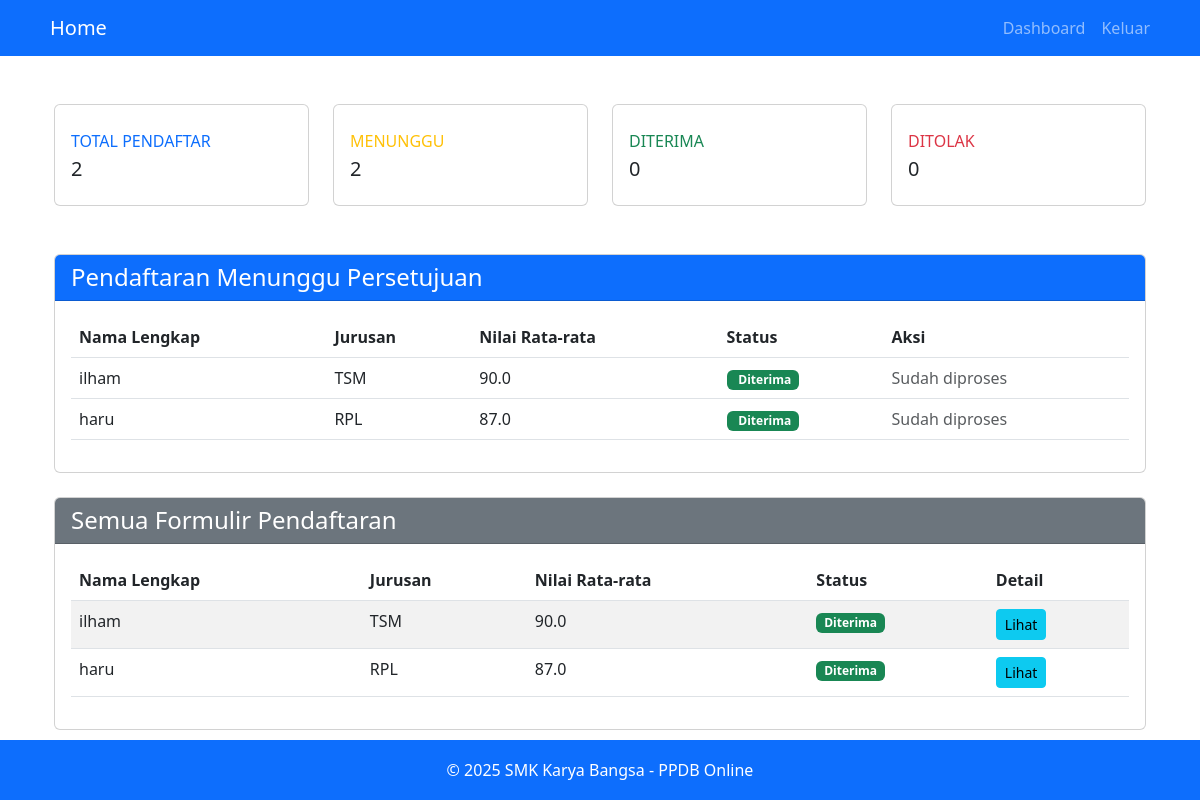
Page /dashboard (signed in) on the earlier database version.
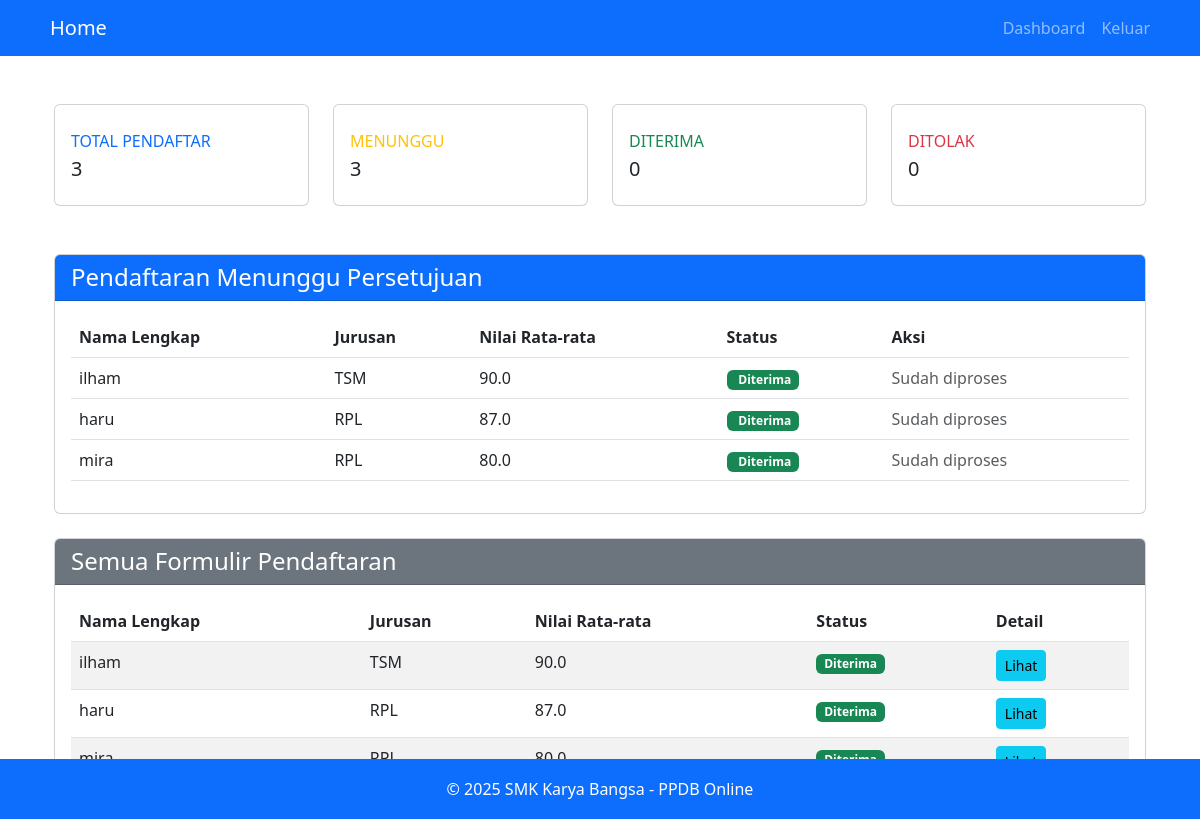
Same page on the later database version.
### app/models.py (models this page shows)
class Formulir(db.Model):
    id = db.Column(db.Integer, primary_key=True)
    user_id = db.Column(db.Integer, db.ForeignKey('user.id'), nullable=False)
    nama = db.Column(db.String(100), nullable=False)
    tempat_lahir = db.Column(db.String(100), nullable=False)
    tanggal_lahir = db.Column(db.Date, nullable=False)
    alamat = db.Column(db.String(200), nullable=False)
    asal_sekolah = db.Column(db.String(100), nullable=False)
    kelamin = db.Column(db.String(1), nullable=False)  # 'L' atau 'P'
    agama = db.Column(db.String(20), nullable=False)
    jurusan = db.Column(db.String(10), nullable=False)
    nilai_rata = db.Column(db.Float, default=0.0)
    status = db.Column(db.String(20), default='pending')  # Add this line
    ijazah_filename = db.Column(db.String(200))  # nama file ijazah yang diupload
    created_at = db.Column(db.DateTime, server_default=db.func.now())
    updated_at = db.Column(db.DateTime, server_default=db.func.now(), server_onupdate=db.func.now())

### app/routes/auth.py (the view)
@auth.route('/dashboard')
@login_required
def dashboard():
    if current_user.role == 'admin':
        pending_forms = Formulir.query.join(User).filter(User.is_accepted.is_(None)).all()
        accepted_forms = Formulir.query.join(User).filter(User.is_accepted.is_(True)).all()
        rejected_forms = Formulir.query.join(User).filter(User.is_accepted.is_(False)).all()
        all_forms = Formulir.query.all()
        return render_template('auth/dashboard.html',
                            pending_forms=pending_forms,
                            accepted_forms=accepted_forms,
                            rejected_forms=rejected_forms,
                            all_forms=all_forms)
    else:
        return render_template('auth/dashboard.html',
                            user_form=current_user.formulir)

### app/__init__.py (called while the page is built)
@login_manager.user_loader
def load_user(user_id):
    return User.query.get(int(user_id))

### app/templates/auth/dashboard.html (shortened to what this page needs)
{% extends "base.html" %}
{% block content %}
<div class="container-fluid mt-4">
    {% if current_user.role == 'admin' %}
    <div class="row mb-4">
        <div class="col-xl-3 col-md-6 mb-4">
            <div class="card border-left-primary h-100 py-2">
                <div class="card-body">
                    <div class="row align-items-center">
                        <div class="col">
                            <div class="text-xs font-weight-bold text-primary text-uppercase mb-1">Total Pendaftar</div>
                            <div class="h5 mb-0 font-weight-bold">{{ all_forms|length }}</div>
                        </div>
                    </div>
                </div>
            </div>
        </div>
        <div class="col-xl-3 col-md-6 mb-4">
            <div class="card border-left-warning h-100 py-2">
                <div class="card-body">
                    <div class="row align-items-center">
                        <div class="col">
                            <div class="text-xs font-weight-bold text-warning text-uppercase mb-1">Menunggu</div>
                            <div class="h5 mb-0 font-weight-bold">{{ pending_forms|length }}</div>
                        </div>
                    </div>
                </div>
            </div>
        </div>
        <div class="col-xl-3 col-md-6 mb-4">
            <div class="card border-left-success h-100 py-2">
                <div class="card-body">
                    <div class="row align-items-center">
                        <div class="col">
                            <div class="text-xs font-weight-bold text-success text-uppercase mb-1">Diterima</div>
                            <div class="h5 mb-0 font-weight-bold">{{ accepted_forms|length }}</div>
                        </div>
                    </div>
                </div>
            </div>
        </div>
        <div class="col-xl-3 col-md-6 mb-4">
            <div class="card border-left-danger h-100 py-2">
                <div class="card-body">
                    <div class="row align-items-center">
                        <div class="col">
                            <div class="text-xs font-weight-bold text-danger text-uppercase mb-1">Ditolak</div>
                            <div class="h5 mb-0 font-weight-bold">{{ rejected_forms|length }}</div>
                        </div>
                    </div>
                </div>
            </div>
        </div>
    </div>
    <div class="card mb-4">
        <div class="card-header bg-primary text-white">
        <h4 class="mb-0">Pendaftaran Menunggu Persetujuan</h4>
    </div>
    <div class="card-body">
        {% if pending_forms %}
            <table class="table">
                <thead>
                    <tr>
                        <th>Nama Lengkap</th>
                        <th>Jurusan</th>
                        <th>Nilai Rata-rata</th>
                        <th>Status</th>
                        <th>Aksi</th>
                    </tr>
                </thead>
                <tbody>
                    {% for form in pending_forms %}
                    <tr>
                        <td>{{ form.nama }}</td>
                        <td>{{ form.jurusan }}</td>
                        <td>{{ form.nilai_rata }}</td>
                        <td>
                            {% if form.status == 'pending' %}
                                <span class="badge bg-warning text-dark">
                                    <i class="fas fa-clock me-1"></i> Menunggu
                                </span>
                            {% elif form.status == 'accepted' %}
                                <span class="badge bg-success">
                                     Diterima
                                </span>
                            {% elif form.status == 'rejected' %}
                                <span class="badge bg-danger">
                                    <i class="fas fa-times-circle me-1"></i> Ditolak
                                </span>
                            {% else %}
                                <span class="badge bg-secondary">
                                    <i class="fas fa-question-circle me-1"></i> Tidak Diketahui
                                </span>
                            {% endif %}
                        </td>
                        <td>
                            {% if form.status == 'pending' %}
                                <div class="btn-group">
                                    <form action="{{ url_for('auth.review_application', user_id=form.user.id) }}" method="POST" class="d-inline">
                                        <input type="hidden" name="action" value="accept">
                                        <button class="btn btn-success btn-sm">
                                            <i class="fas fa-check"></i> Terima
                                        </button>
                                    </form>
                                    <form action="{{ url_for('auth.review_application', user_id=form.user.id) }}" method="POST" class="d-inline ms-1">
                                        <input type="hidden" name="action" value="reject">
                                        <button class="btn btn-danger btn-sm">
                                            <i class="fas fa-times"></i> Tolak
                                        </button>
                                    </form>
                                </div>
                            {% else %}
                                <span class="text-muted">Sudah diproses</span>
                            {% endif %}
                        </td>
                    </tr>
                    {% endfor %}
                </tbody>
            </table>
        {% else %}
            <p class="text-muted">Tidak ada pendaftaran yang menunggu persetujuan</p>
        {% endif %}
    </div>
    </div>
    <div class="card">
       <div class="card-header bg-secondary text-white">
        <h4 class="mb-0">Semua Formulir Pendaftaran</h4>
    </div>
    <div class="card-body">
        {% if all_forms %}
            <table class="table table-striped">
                <thead>
                    <tr>
                        <th>Nama Lengkap</th>
                        <th>Jurusan</th>
                        <th>Nilai Rata-rata</th>
                        <th>Status</th>
                        <th>Detail</th>
                    </tr>
                </thead>
                <tbody>
                    {% for form in all_forms %}
                    <tr>
                        <td>{{ form.nama }}</td>
                        <td>{{ form.jurusan }}</td>
                        <td>{{ form.nilai_rata }}</td>
                        <td>
                            {% if form.status == 'pending' %}
                                <span class="badge bg-warning text-dark">Menunggu</span>
                            {% elif form.status == 'accepted' %}
                                <span class="badge bg-success">Diterima</span>
                            {% elif form.status == 'rejected' %}
                                <span class="badge bg-danger">Ditolak</span>
                            {% endif %}
                        </td>
                        <td>
                            <a href="{{ url_for('auth.view_formulir', user_id=form.user.id) }}" class="btn btn-info btn-sm">
                                 Lihat
                            </a>
                        </td>
                    </tr>
                    {% endfor %}
                </tbody>
            </table>
        {% else %}
            <p class="text-muted">Belum ada formulir yang masuk</p>
        {% endif %}
    </div>
    </div>
    {% endif %}
</div>
{% endblock %}

### app/templates/base.html (shortened to what this page needs)
<!DOCTYPE html>
<html>
<head>
    <link href="https://cdn.jsdelivr.net/npm/bootstrap@5.3.0/dist/css/bootstrap.min.css" rel="stylesheet">
</head>
<body>
    <nav class="navbar navbar-expand-lg navbar-dark bg-primary">
        <div class="container">
            <a class="navbar-brand" href="{{ url_for('auth.index') }}">
                Home
            </a>
            <div class="navbar-nav">
                {% if current_user.is_authenticated %}
                    {% if current_user.role == 'admin' %}
                        <a class="nav-link" href="{{ url_for('auth.dashboard') }}">Dashboard</a>
                    {% else %}
                        <a class="nav-link" href="{{ url_for('auth.dashboard') }}">Dashboard</a>
                    {% endif %}
                    <a class="nav-link" href="{{ url_for('auth.logout') }}">Keluar</a>
                {% else %}
                    <a class="nav-link" href="{{ url_for('auth.login') }}">Masuk</a>
                    <a class="nav-link" href="{{ url_for('auth.register') }}">Daftar</a>
                {% endif %}
            </div>
        </div>
    </nav>
    <div class="container mt-4">
        {% block content %}{% endblock %}
    </div>
    <footer class="footer">
        <div class="container">
            <div class="row">
                <div class="col-12 text-center">
                    <span>&copy; 2025 SMK Karya Bangsa - PPDB Online</span>
                </div>
            </div>
        </div>
    </footer>
</body>
</html>

### app/templates/base.html (style rules this page uses)
html { position: relative; min-height: 100%; }
body { margin: 0; padding: 0; min-height: 100vh; display: flex; flex-direction: column; }
.footer { position: absolute; bottom: 0; width: 100%; height: 60px; line-height: 60px; background-color: var(--bs-primary); color: white; }

Differences in the rows shown:
added Formulir: nama "mira", jurusan "RPL", nilai_rata "80.0", status "Diterima"
Other differences:
{{ all_forms|length }}: "2" → "3"
{{ pending_forms|length }}: "2" → "3"
